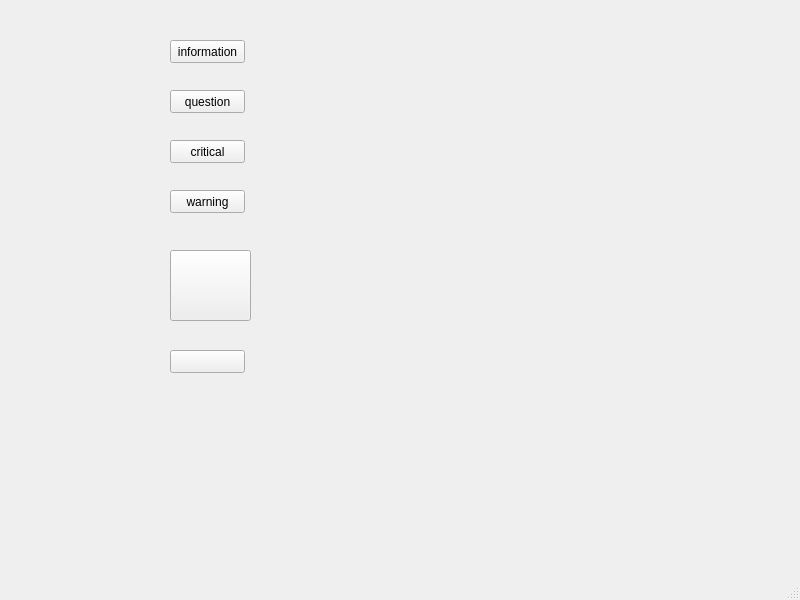
<?xml version="1.0" encoding="UTF-8"?>
<ui version="4.0">
 <class>MainWindow</class>
 <widget class="QMainWindow" name="MainWindow">
  <property name="geometry">
   <rect>
    <x>0</x>
    <y>0</y>
    <width>800</width>
    <height>600</height>
   </rect>
  </property>
  <property name="windowTitle">
   <string>MainWindow</string>
  </property>
  <widget class="QWidget" name="centralwidget">
   <widget class="QPushButton" name="pushButton">
    <property name="geometry">
     <rect>
      <x>170</x>
      <y>40</y>
      <width>75</width>
      <height>23</height>
     </rect>
    </property>
    <property name="text">
     <string>information</string>
    </property>
   </widget>
   <widget class="QPushButton" name="pushButton_2">
    <property name="geometry">
     <rect>
      <x>170</x>
      <y>90</y>
      <width>75</width>
      <height>23</height>
     </rect>
    </property>
    <property name="text">
     <string>question</string>
    </property>
   </widget>
   <widget class="QPushButton" name="pushButton_3">
    <property name="geometry">
     <rect>
      <x>170</x>
      <y>140</y>
      <width>75</width>
      <height>23</height>
     </rect>
    </property>
    <property name="text">
     <string>critical</string>
    </property>
   </widget>
   <widget class="QPushButton" name="pushButton_4">
    <property name="geometry">
     <rect>
      <x>170</x>
      <y>190</y>
      <width>75</width>
      <height>23</height>
     </rect>
    </property>
    <property name="text">
     <string>warning</string>
    </property>
   </widget>
   <widget class="QPushButton" name="pushButton_5">
    <property name="geometry">
     <rect>
      <x>170</x>
      <y>250</y>
      <width>81</width>
      <height>71</height>
     </rect>
    </property>
    <property name="text">
     <string/>
    </property>
   </widget>
   <widget class="QPushButton" name="pushButton_6">
    <property name="geometry">
     <rect>
      <x>170</x>
      <y>350</y>
      <width>75</width>
      <height>23</height>
     </rect>
    </property>
    <property name="text">
     <string/>
    </property>
   </widget>
  </widget>
  <widget class="QMenuBar" name="menubar">
   <property name="geometry">
    <rect>
     <x>0</x>
     <y>0</y>
     <width>800</width>
     <height>21</height>
    </rect>
   </property>
  </widget>
  <widget class="QStatusBar" name="statusbar"/>
 </widget>
 <resources/>
 <connections/>
</ui>
